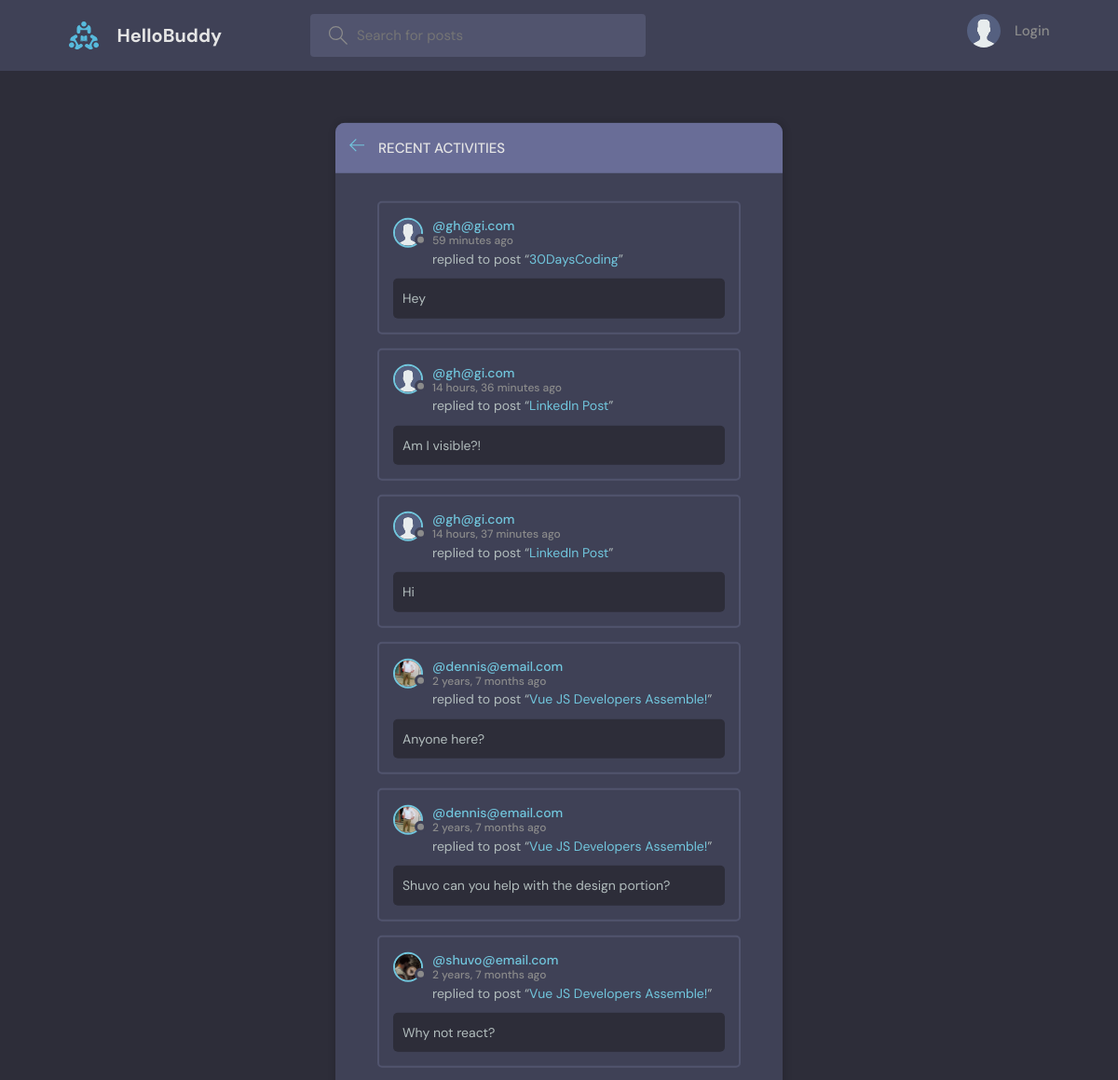
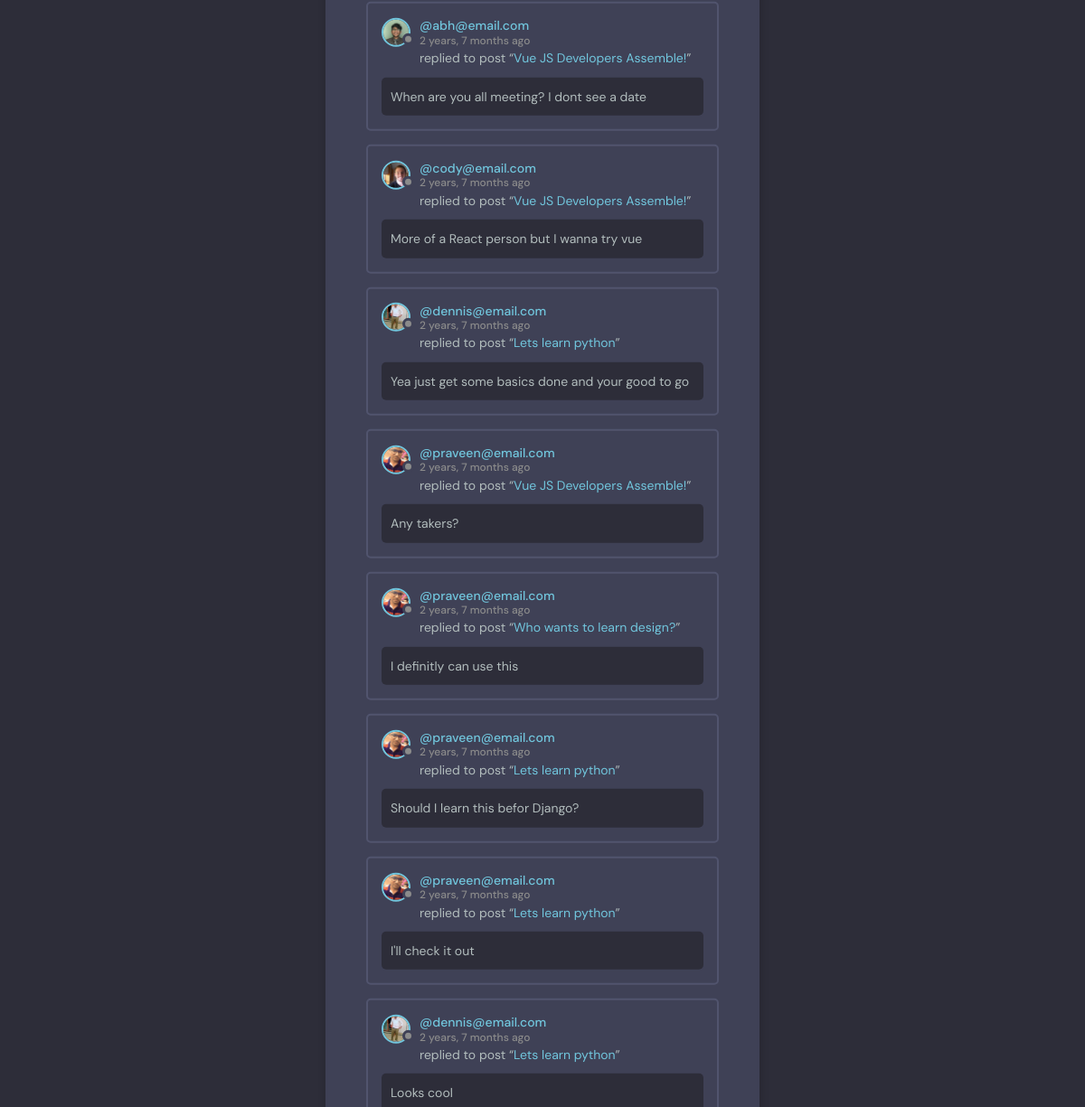
The page /activity/ on the database its author committed (2 pictures, top to bottom).
### base/models.py (models this page shows, shortened)
class Message(models.Model):
    user = models.ForeignKey(User, on_delete=models.CASCADE)
    room = models.ForeignKey(Room, on_delete=models.CASCADE)
    body = models.TextField()
    updated = models.DateTimeField(auto_now=True)
    created = models.DateTimeField(auto_now_add=True)
    class Meta:
        ordering = ['-updated', '-created']

class User(AbstractUser):
    name = models.CharField(max_length=200, null=True)
    email = models.EmailField(unique=True, null=True)
    bio = models.TextField(null=True)
    avatar = models.ImageField(null=True, default="avatar.svg")
    USERNAME_FIELD = 'email'
    REQUIRED_FIELDS = []

class Room(models.Model):
    host = models.ForeignKey(User, on_delete=models.SET_NULL, null=True)
    topic = models.ForeignKey(Topic, on_delete=models.SET_NULL, null=True)
    name = models.CharField(max_length=200)
    description = models.TextField(null=True, blank=True)
    participants = models.ManyToManyField(
        User, related_name='participants', blank=True)
    updated = models.DateTimeField(auto_now=True)
    created = models.DateTimeField(auto_now_add=True)
    class Meta:
        ordering = ['-updated', '-created']
    def __str__(self):
        return self.name

### base/views.py (the view)
# urls.py: path('activity/', views.activityPage, name="activity"),
def activityPage(request):
    room_messages = Message.objects.all()
    return render(request, 'base/activity.html', {'room_messages': room_messages})

### base/templates/base/activity.html (shortened to what this page needs)
{% extends 'main.html' %}
{% block content %}
<main class="layout">
  <div class="container">
    <div class="layout__box">
      <div class="layout__boxHeader">
        <div class="layout__boxTitle">
          <a href="{% url 'home' %}">
            <svg version="1.1" xmlns="http://www.w3.org/2000/svg" width="32" height="32" viewBox="0 0 32 32">
              <title>arrow-left</title>
              <path
                d="M13.723 2.286l-13.723 13.714 13.719 13.714 1.616-1.611-10.96-10.96h27.625v-2.286h-27.625l10.965-10.965-1.616-1.607z">
              </path>
              </path>
            </svg>
          </a>
          <h3>Recent Activities</h3>
        </div>
      </div>
      <div class="activities-page layout__body">
        {% for message in room_messages %}
        <div class="activities__box">
          <div class="activities__boxHeader roomListRoom__header">
            <a href="{% url 'user-profile' message.user.id %}" class="roomListRoom__author">
              <div class="avatar avatar--small">
                <img src="{{message.user.avatar.url}}" />
              </div>
              <p>
                @{{message.user}}
                <span>{{message.created|timesince}} ago</span>
              </p>
            </a>
          </div>
          <div class="activities__boxContent">
            <p>replied to post “<a href="{% url 'room' message.room.id %}">{{message.room}}</a>”</p>
            <div class="activities__boxRoomContent">
              {{message.body}}
            </div>
          </div>
        </div>
        {% endfor %}
      </div>
    </div>
  </div>
</main>
{% endblock content %}

### static/styles/style.css (style rules this page uses)
:root { --color-main: #71c6dd; --color-main-light: #e1f6fb; --color-dark: #3f4156; --color-dark-medium: #51546e; --color-dark-light: #696d97; --color-light: #e5e5e5; --color-gray: #8b8b8b; --color-light-gray: #b2bdbd; --color-bg: #2d2d39; --color-success: #5dd693; --color-error: #fc4b0b; }
* { font-family: "DM Sans", -apple-system, BlinkMacSystemFont, "Segoe UI", Roboto, Oxygen, Ubuntu, Cantarell, "Open Sans", "Helvetica Neue", sans-serif; margin: 0; padding: 0; box-sizing: border-box; text-rendering: optimizeLegibility; font-size: inherit; }
html { font-size: 56.25%; }
@media only screen and (min-width: 1200px) { html { font-size: 62.5%; } }
body { line-height: 1.6; font-weight: 400; font-size: 1.5rem; color: var(--color-light-gray); background-color: var(--color-bg); min-height: 100vh; }
img { width: 100%; }
a { display: inline-block; color: var(--color-main); text-decoration: none; }
.container { max-width: 120rem; width: 90%; margin: auto; }
.avatar { position: relative; display: inline-block; border-radius: 50%; border: 2px solid var(--color-main); }
.avatar img { display: block; border-radius: 50%; object-fit: cover; object-position: center; }
.avatar::after { content: ""; display: block; position: absolute; background-color: var(--color-gray); z-index: 111; border-radius: 50%; border: 0.3rem solid var(--color-dark); }
.avatar.avatar--small img { width: 2.8rem; height: 2.8rem; }
.avatar.avatar--small:after { width: 0.7rem; height: 0.7rem; bottom: 0px; right: -6px; }
.layout { margin-top: 2.4rem; }
.layout > .container { display: flex; justify-content: space-between; align-items: flex-start; }
.layout__box { width: 90%; max-width: 48rem; min-height: 40rem; position: absolute; top: 50%; left: 50%; transform: translate(-50%, -46%); background-color: var(--color-dark); border-radius: 1rem; box-shadow: 1px 1px 6px 3px rgba(0, 0, 0, 0.1); overflow: hidden; }
.layout__boxHeader { display: flex; padding: 1.5rem; background-color: var(--color-dark-light); }
.layout__boxTitle { display: flex; gap: 1.5rem; align-items: center; }
.layout__boxTitle h3 { text-transform: uppercase; font-weight: 500; color: var(--color-light); }
.layout__boxTitle svg { width: 1.6rem; height: 1.6rem; fill: var(--color-main); }
.layout__body { margin: 3rem; }
.roomListRoom__header { display: flex; justify-content: space-between; align-items: center; }
.roomListRoom__author { font-weight: 500; display: flex; align-items: center; gap: 1rem; }
.activities__box { margin: 1.5rem; padding: 1.5rem; border: 2px solid var(--color-dark-medium); border-radius: 5px; }
.activities__boxHeader p { font-size: 1.4rem; line-height: 1.3; }
.activities__boxHeader p span { color: var(--color-gray); font-size: 1.2rem; display: block; }
.activities__boxContent { margin-left: 4.2rem; }
.activities__boxContent { font-size: 1.4rem; }
.activities__boxRoomContent { background: var(--color-bg); padding: 1rem; border-radius: 5px; margin-top: 1rem; margin-left: -4.2rem; }

### rows shown on the page
Message: user.avatar (placeholder picture), user "gh@gi.com", created "59 minutes", room "30DaysCoding", body "Hey"
Message: user.avatar (placeholder picture), user "gh@gi.com", created "14 hours, 36 minutes", room "LinkedIn Post", body "Am I visible?!"
Message: user.avatar (placeholder picture), user "gh@gi.com", created "14 hours, 37 minutes", room "LinkedIn Post", body "Hi"
Message: user.avatar (picture), user "dennis@email.com", created "2 years, 7 months", room "Vue JS Developers Assemble!", body "Anyone here?"
Message: user.avatar (picture), user "dennis@email.com", created "2 years, 7 months", room "Vue JS Developers Assemble!", body "Shuvo can you help with the design portion?"
Message: user.avatar (picture), user "shuvo@email.com", created "2 years, 7 months", room "Vue JS Developers Assemble!", body "Why not react?"
Message: user.avatar (picture), user "abh@email.com", created "2 years, 7 months", room "Vue JS Developers Assemble!", body "When are you all meeting? I dont see a date"
Message: user.avatar (picture), user "cody@email.com", created "2 years, 7 months", room "Vue JS Developers Assemble!", body "More of a React person but I wanna try vue"
Message: user.avatar (picture), user "dennis@email.com", created "2 years, 7 months", room "Lets learn python", body "Yea just get some basics done and your good to go"
Message: user.avatar (picture), user "praveen@email.com", created "2 years, 7 months", room "Vue JS Developers Assemble!", body "Any takers?"
Message: user.avatar (picture), user "praveen@email.com", created "2 years, 7 months", room "Who wants to learn design?", body "I definitly can use this"
Message: user.avatar (picture), user "praveen@email.com", created "2 years, 7 months", room "Lets learn python", body "Should I learn this befor Django?"
Message: user.avatar (picture), user "praveen@email.com", created "2 years, 7 months", room "Lets learn python", body "I'll check it out"
Message: user.avatar (picture), user "dennis@email.com", created "2 years, 7 months", room "Lets learn python", body "Looks cool"
